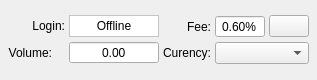
       <widget class="QWidget" name="widgetAccount" native="true">
        <property name="sizePolicy">
         <sizepolicy hsizetype="Preferred" vsizetype="Preferred">
          <horstretch>0</horstretch>
          <verstretch>0</verstretch>
         </sizepolicy>
        </property>
        <property name="maximumSize">
         <size>
          <width>350</width>
          <height>80</height>
         </size>
        </property>
        <property name="accessibleName">
         <string/>
        </property>
        <property name="accessibleDescription">
         <string>FIXED</string>
        </property>
        <layout class="QGridLayout" name="gridLayout_19">
         <property name="leftMargin">
          <number>8</number>
         </property>
         <property name="topMargin">
          <number>8</number>
         </property>
         <property name="rightMargin">
          <number>8</number>
         </property>
         <property name="bottomMargin">
          <number>8</number>
         </property>
         <property name="horizontalSpacing">
          <number>0</number>
         </property>
         <property name="verticalSpacing">
          <number>4</number>
         </property>
         <item row="0" column="1">
          <widget class="QWidget" name="loginVolumeBack" native="true">
           <layout class="QGridLayout" name="gridLayout">
            <property name="leftMargin">
             <number>0</number>
            </property>
            <property name="topMargin">
             <number>0</number>
            </property>
            <property name="rightMargin">
             <number>4</number>
            </property>
            <property name="bottomMargin">
             <number>0</number>
            </property>
            <property name="spacing">
             <number>4</number>
            </property>
            <item row="0" column="0">
             <widget class="QLabel" name="label_8">
              <property name="sizePolicy">
               <sizepolicy hsizetype="Preferred" vsizetype="Preferred">
                <horstretch>0</horstretch>
                <verstretch>0</verstretch>
               </sizepolicy>
              </property>
              <property name="accessibleName">
               <string>LOGIN_LABEL</string>
              </property>
              <property name="text">
               <string>Login:</string>
              </property>
              <property name="alignment">
               <set>Qt::AlignRight|Qt::AlignTrailing|Qt::AlignVCenter</set>
              </property>
             </widget>
            </item>
            <item row="0" column="1">
             <widget class="QLabel" name="accountLoginLabel">
              <property name="sizePolicy">
               <sizepolicy hsizetype="Preferred" vsizetype="Maximum">
                <horstretch>0</horstretch>
                <verstretch>0</verstretch>
               </sizepolicy>
              </property>
              <property name="minimumSize">
               <size>
                <width>90</width>
                <height>22</height>
               </size>
              </property>
              <property name="styleSheet">
               <string notr="true">background: white</string>
              </property>
              <property name="frameShape">
               <enum>QFrame::StyledPanel</enum>
              </property>
              <property name="text">
               <string>Offline</string>
              </property>
              <property name="alignment">
               <set>Qt::AlignCenter</set>
              </property>
              <property name="textInteractionFlags">
               <set>Qt::LinksAccessibleByMouse|Qt::TextSelectableByMouse</set>
              </property>
             </widget>
            </item>
            <item row="1" column="0">
             <layout class="QHBoxLayout" name="horizontalLayout_14">
              <item>
               <widget class="QLabel" name="labelAccountVolume">
                <property name="sizePolicy">
                 <sizepolicy hsizetype="Preferred" vsizetype="Preferred">
                  <horstretch>0</horstretch>
                  <verstretch>0</verstretch>
                 </sizepolicy>
                </property>
                <property name="accessibleName">
                 <string>TR00004</string>
                </property>
                <property name="text">
                 <string>Volume:</string>
                </property>
                <property name="alignment">
                 <set>Qt::AlignRight|Qt::AlignTrailing|Qt::AlignVCenter</set>
                </property>
               </widget>
              </item>
              <item>
               <widget class="QLabel" name="btcLabelAccountVolume">
                <property name="sizePolicy">
                 <sizepolicy hsizetype="Maximum" vsizetype="Preferred">
                  <horstretch>0</horstretch>
                  <verstretch>0</verstretch>
                 </sizepolicy>
                </property>
                <property name="font">
                 <font>
                  <pointsize>11</pointsize>
                  <weight>50</weight>
                  <bold>false</bold>
                 </font>
                </property>
                <property name="accessibleDescription">
                 <string>BTC_ICON</string>
                </property>
                <property name="text">
                 <string/>
                </property>
                <property name="alignment">
                 <set>Qt::AlignCenter</set>
                </property>
               </widget>
              </item>
             </layout>
            </item>
            <item row="1" column="1">
             <widget class="QDoubleSpinBox" name="accountVolume">
              <property name="sizePolicy">
               <sizepolicy hsizetype="Preferred" vsizetype="Fixed">
                <horstretch>0</horstretch>
                <verstretch>0</verstretch>
               </sizepolicy>
              </property>
              <property name="minimumSize">
               <size>
                <width>90</width>
                <height>0</height>
               </size>
              </property>
              <property name="accessibleName">
               <string>BTC</string>
              </property>
              <property name="accessibleDescription">
               <string>CAN_BE_ZERO</string>
              </property>
              <property name="alignment">
               <set>Qt::AlignCenter</set>
              </property>
              <property name="readOnly">
               <bool>true</bool>
              </property>
              <property name="buttonSymbols">
               <enum>QAbstractSpinBox::NoButtons</enum>
              </property>
              <property name="specialValueText">
               <string/>
              </property>
              <property name="prefix">
               <string/>
              </property>
              <property name="decimals">
               <number>2</number>
              </property>
              <property name="minimum">
               <double>0.000000000000000</double>
              </property>
              <property name="maximum">
               <double>999999999.000000000000000</double>
              </property>
              <property name="singleStep">
               <double>0.100000000000000</double>
              </property>
             </widget>
            </item>
           </layout>
          </widget>
         </item>
         <item row="0" column="2">
          <layout class="QGridLayout" name="feeLayout">
           <property name="sizeConstraint">
            <enum>QLayout::SetMaximumSize</enum>
           </property>
           <property name="spacing">
            <number>4</number>
           </property>
           <item row="0" column="0">
            <widget class="QLabel" name="label_18">
             <property name="sizePolicy">
              <sizepolicy hsizetype="Preferred" vsizetype="Preferred">
               <horstretch>0</horstretch>
               <verstretch>0</verstretch>
              </sizepolicy>
             </property>
             <property name="accessibleName">
              <string>FEE_LABEL</string>
             </property>
             <property name="text">
              <string>Fee:</string>
             </property>
             <property name="alignment">
              <set>Qt::AlignRight|Qt::AlignTrailing|Qt::AlignVCenter</set>
             </property>
            </widget>
           </item>
           <item row="1" column="0">
            <widget class="QLabel" name="label_26">
             <property name="sizePolicy">
              <sizepolicy hsizetype="Preferred" vsizetype="Preferred">
               <horstretch>0</horstretch>
               <verstretch>0</verstretch>
              </sizepolicy>
             </property>
             <property name="accessibleName">
              <string>TR00005</string>
             </property>
             <property name="text">
              <string notr="true">Curency:</string>
             </property>
             <property name="alignment">
              <set>Qt::AlignRight|Qt::AlignTrailing|Qt::AlignVCenter</set>
             </property>
            </widget>
           </item>
           <item row="1" column="1" colspan="4">
            <widget class="QComboBox" name="currencyComboBox">
             <property name="sizePolicy">
              <sizepolicy hsizetype="Preferred" vsizetype="Fixed">
               <horstretch>0</horstretch>
               <verstretch>0</verstretch>
              </sizepolicy>
             </property>
             <property name="minimumSize">
              <size>
               <width>0</width>
               <height>0</height>
              </size>
             </property>
             <property name="maxVisibleItems">
              <number>36</number>
             </property>
             <property name="frame">
              <bool>true</bool>
             </property>
            </widget>
           </item>
           <item row="0" column="1" colspan="3">
            <layout class="QHBoxLayout" name="feeSpinboxLayout">
             <property name="spacing">
              <number>4</number>
             </property>
             <item>
              <widget class="QDoubleSpinBox" name="accountFee">
               <property name="sizePolicy">
                <sizepolicy hsizetype="Expanding" vsizetype="Fixed">
                 <horstretch>0</horstretch>
                 <verstretch>0</verstretch>
                </sizepolicy>
               </property>
               <property name="minimumSize">
                <size>
                 <width>50</width>
                 <height>0</height>
                </size>
               </property>
               <property name="whatsThis">
                <string>Fee</string>
               </property>
               <property name="accessibleName">
                <string/>
               </property>
               <property name="alignment">
                <set>Qt::AlignCenter</set>
               </property>
               <property name="readOnly">
                <bool>true</bool>
               </property>
               <property name="buttonSymbols">
                <enum>QAbstractSpinBox::NoButtons</enum>
               </property>
               <property name="prefix">
                <string/>
               </property>
               <property name="suffix">
                <string>%</string>
               </property>
               <property name="decimals">
                <number>2</number>
               </property>
               <property name="minimum">
                <double>0.000000000000000</double>
               </property>
               <property name="maximum">
                <double>0.600000000000000</double>
               </property>
               <property name="singleStep">
                <double>0.010000000000000</double>
               </property>
               <property name="value">
                <double>0.600000000000000</double>
               </property>
              </widget>
             </item>
            </layout>
           </item>
           <item row="0" column="4">
            <widget class="QPushButton" name="calcButton">
             <property name="text">
              <string/>
             </property>
             <property name="icon">
              <iconset resource="QtResource.qrc">
               <normaloff>:/Resources/calc.png</normaloff>:/Resources/calc.png</iconset>
             </property>
            </widget>
           </item>
          </layout>
         </item>
        </layout>
       </widget>
